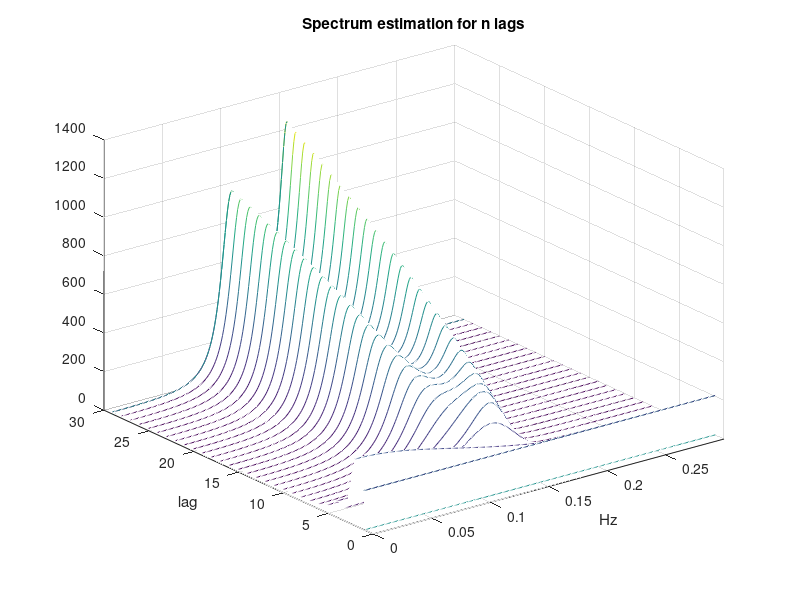
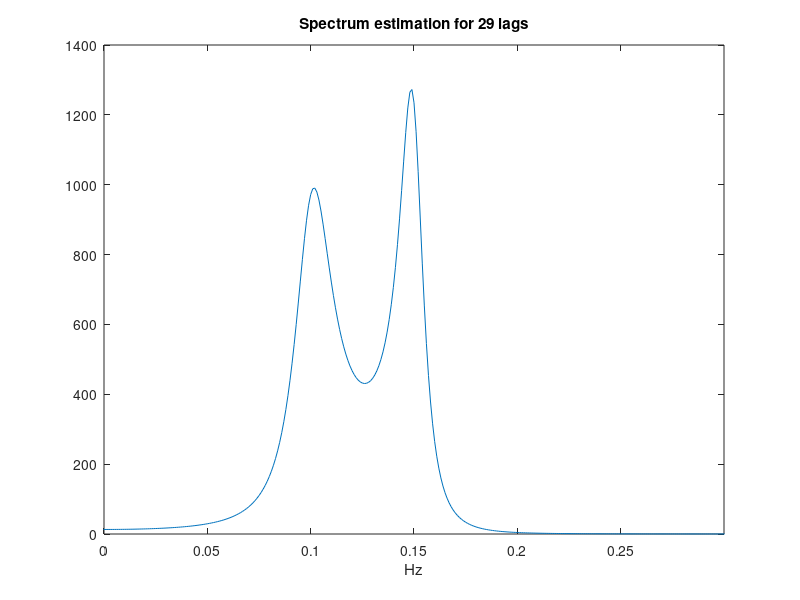

MATLAB code for these plots, in order:
clearvars; clc;

corr_vals = [203.958,141.851,-1.47608,-129.563,-163.402,-95.6894,...
             11.5235,79.9316,74.2180,21.4348,-20.6038,-15.6748,...
             22.2838,46.2569,21.5457,-40.7622,-90.9865,-82.4228,...
             -12.0882,73.6525,113.704,79.2819,-4.20298,-77.2997,...
             -91.8851,-45.6812,20.1072,55.9060,42.1030];

M = length(corr_vals); N = 1001;
w = linspace(-0.5,0.5,N); freqs = w*2*pi;
S_mvd = zeros(M,N);

for m = 1:M
    Rxx  = toeplitz(corr_vals(1:m));
    for n = 1:N
        ek = transpose(exp((0:m-1)*1j*freqs(n)));
        S_mvd(m,n) = real(m/(ctranspose(ek)/Rxx*ek));
    end
end

[X,Y] = meshgrid(w,1:M);

figure;
waterfall(X,Y,S_mvd); title('Spectrum estimation for n lags');
xlabel('Hz'); xlim([0,0.3]);
ylabel('lag'); 

figure;
plot(w,S_mvd(end,:)); title('Spectrum estimation for 29 lags');
xlabel('Hz'); xlim([0,0.3]);